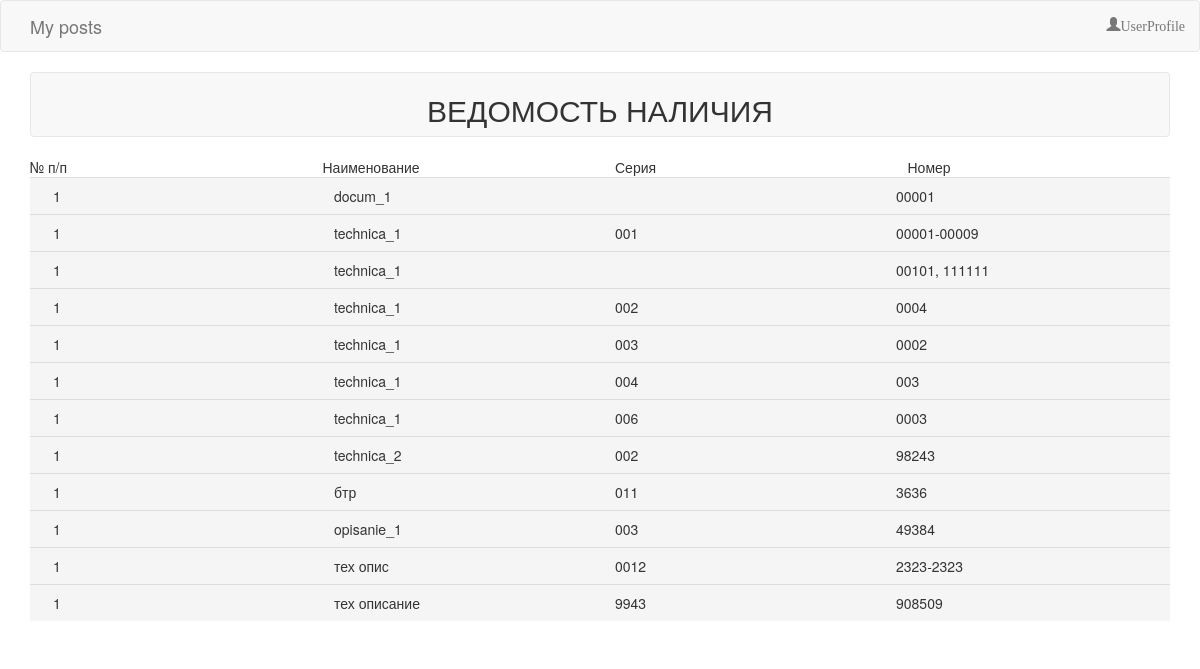
/basa/vedomost, run on the app's committed database.
### post/models.py (models this page shows, shortened)
class DocPost(models.Model):
    doc_n=models.CharField(max_length=20)
    class Meta:
        ordering=['doc_n']

class TechPost(models.Model):
    tech_n=models.CharField(max_length=80)
    class Meta:
        ordering=['tech_n'] #сортировка

class OpisPost(models.Model):
    opis_n = models.CharField(max_length=80)
    class Meta:
        ordering=['opis_n'] #сортировка

### post/views.py (the view)
# urls.py: path('vedomost', views.VedomNal, name='vedom_nal'),
def VedomNal(request):
    from post.funcion_user import Krasiv_vivod
    qwe=[]
    for podstanovka in [['doc_name__doc_n', 'ser__doc_n', 'doc_n', DocPost],
                    ['tech_name__tech_n', 'ser__tech_n', 'tech_n', TechPost],
                    ['opis_name__opis_n',  'ser__opis_n', 'opis_n', OpisPost]]:
        viborka = Post.objects.values(podstanovka[0], 'ser_name__ser', 'product_number'). \
            order_by('doc_name__doc_n', 'tech_name__tech_n', 'opis_name__opis_n')
        if podstanovka[0] == 'doc_name__doc_n':
            viborka = viborka.exclude(doc_name__doc_n=None)
        elif podstanovka[0] == 'tech_name__tech_n':
            viborka = viborka.exclude(tech_name__tech_n=None)
        elif podstanovka[0] == 'opis_name__opis_n':
            viborka = viborka.exclude(opis_name__opis_n=None)
        for i in range(viborka.count()):
            qwe.append(list(viborka[i].values()))
    data = Krasiv_vivod(qwe)
    return render(request, 'vedomost.html', {'aa' : data})

### post/templates/vedomost.html
{% extends 'home.html' %}
{% load static %}
{% block content %}
<div class="navbar navbar-default " align="center">
        <div class="row" >
          <div class="col-md-push-6 " class="navbar-brand ">
              <H2 >ВЕДОМОСТЬ НАЛИЧИЯ</H2>
          </div>
        </div>
    </div>
<div class="row">
  <div class="col-xs-4 col-md-3">№ п/п </div>
  <div class="col-xs-4 col-md-3">Наименование</div>
  <div class="col-xs-4 col-md-3">Серия</div>
  <div class="col-xs-4 col-md-3">Номер</div>
</div>
    <table class="table table-hover">
        {% for i in aa %}
            <tr class="active">
                <td>
                    <div class="col-xs-4 col-md-3">{{ i.id }}</div>
                    <div class="col-xs-4 col-md-3"> {{ i.name }} </div>
                    <div class="col-xs-4 col-md-3"> {{ i.serija}} </div>
                    <div class="col-xs-4 col-md-3"> {{ i.number }} </div>
                </td>
            </tr>
        {% endfor %}
    </table>
{% endblock %}

### post/templates/home.html (shortened to what this page needs)
{% load static %}
<!DOCTYPE html>
<html lang="en">
  <head>
      <link rel="stylesheet" href="{% static 'css/bootstrap.min.css' %}">
      <link rel="stylesheet" href="{% static 'css/project.css' %}">
  <body>
    <nav class="navbar navbar-default" role="navigation">
        <div class="container">
            <a href="/basa" class="navbar-brand">My posts {{ user.username }}</a>
            <p class="glyphicon glyphicon-user navbar-text navbar-right">UserProfile</p>
        </div>
    </nav>
    </head>
  <div class="container">
       {% block content %}
       {% endblock %}
  </div>
  </body>
</html>

### data on the page
DocPost: id "1", name "docum_1", number "00001"
TechPost: id "1", name "technica_1", serija "001", number "00001-00009", number "00101, 111111", serija "002", number "0004", serija "003", number "0002", serija "004", number "003", serija "006", number "0003"
TechPost: id "1", name "technica_2", serija "002", number "98243"
OpisPost: id "1", name "opisanie_1", serija "003", number "49384"

### other printed values
{{ i.id }} "1" "1" "1"
{{ i.name }} "бтр" "тех опис" "тех описание"
{{ i.serija }} "011" "0012" "9943"
{{ i.number }} "3636" "2323-2323" "908509"
